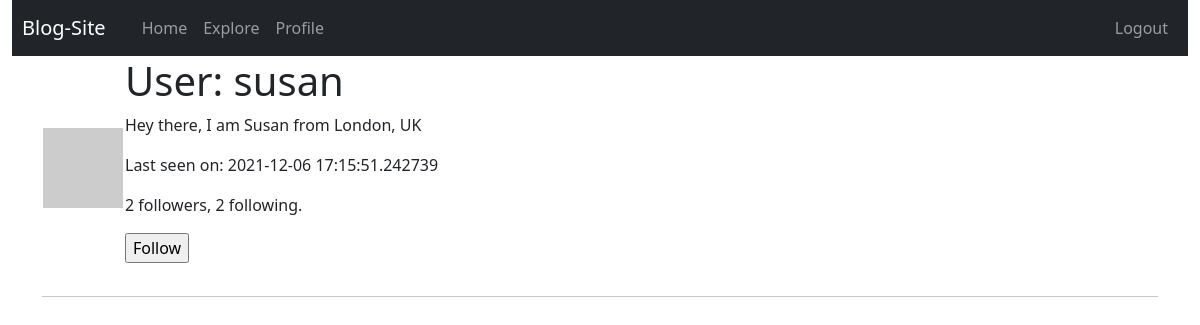
Page /user/susan (signed in) on the earlier database version.
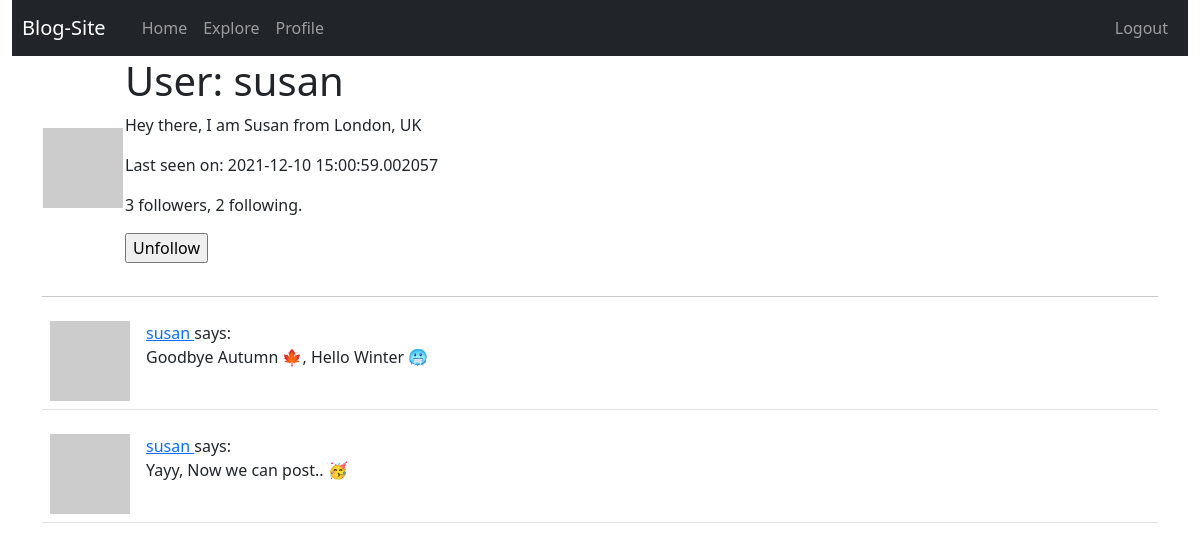
Same page on the later database version.
### app/models.py (models this page shows, shortened)
class User(UserMixin, db.Model):
    id = db.Column(db.Integer, primary_key=True)
    username = db.Column(db.String(64), index=True, unique=True)
    email = db.Column(db.String(120), index=True, unique=True)
    password_hash = db.Column(db.String(128))
    posts = db.relationship('Post', backref='author', lazy='dynamic')
    about_me = db.Column(db.String(140))
    last_seen = db.Column(db.DateTime, default=datetime.utcnow)
    def avatar(self, size):
        digest = md5(self.email.lower().encode('utf-8')).hexdigest()
        return 'https://www.gravatar.com/avatar/{}?d=identicon&s={}'.format(digest, size)
    followed = db.relationship(
        'User', secondary=followers,
        primaryjoin=(followers.c.follower_id == id),
        secondaryjoin=(followers.c.followed_id == id),
        backref=db.backref('followers', lazy='dynamic'), lazy='dynamic')
    def is_following(self, user):
        return self.followed.filter(
            followers.c.followed_id == user.id).count() > 0

class Post(db.Model):
    id = db.Column(db.Integer, primary_key=True)
    body = db.Column(db.String(180))
    timestamp = db.Column(db.DateTime, index=True, default=datetime.utcnow)
    user_id = db.Column(db.Integer, db.ForeignKey('user.id'))

### app/routes.py (the view)
@app.route('/user/<username>')
@login_required
def user(username):
    user = User.query.filter_by(username=username).first_or_404()
    page = request.args.get('page', 1, type=int)
    posts = user.posts.order_by(Post.timestamp.desc()).paginate(
        page, app.config['POSTS_PER_PAGE'], False)
    next_url = url_for('user', username=user.username, page=posts.next_num) \
        if posts.has_next else None
    prev_url = url_for('user', username=user.username, page=posts.prev_num) \
        if posts.has_prev else None
    form = EmptyForm()
    return render_template('user.html', user=user, posts=posts.items,
                           next_url=next_url, prev_url=prev_url, form=form)

### app/forms.py
class EmptyForm(FlaskForm):
    submit = SubmitField('Submit')

### app/models.py (called while the page is built)
@login.user_loader
def load_user(id):
    return User.query.get(int(id))

### app/routes.py (called while the page is built)
@app.before_request
def before_request():
    if current_user.is_authenticated:
        current_user.last_seen = datetime.utcnow()
        db.session.commit()

### app/templates/user.html (shortened to what this page needs)
{% extends "base.html" %}
{% block content %}
    <table>
        <tr valing='top'>
            <td><img class="img-profile" src=" {{ user.avatar(128) }}  " alt="User avatar"></td>
            <td>
                <h1>User: {{ user.username }} </h1>
                {% if user.about_me %} <p>{{ user.about_me }} </p> {% endif %}
                {% if user.last_seen %} <p>Last seen on: {{ user.last_seen }} </p> {% endif %}
                <p>{{ user.followers.count() }} followers, {{ user.followed.count() }} following. </p>
                {% if user == current_user %}
                <p><a href=" {{ url_for('edit_profile') }}  ">Edit your profile</a></p>
                {% elif not current_user.is_following(user) %}
                <p>
                    <form action="{{ url_for('follow', username=user.username) }}" method="POST">
                        {{ form.submit(value='Follow') }}
                    </form>
                </p>
                {% else %}
                <p>
                    <form action="{{ url_for('unfollow', username=user.username) }}" method="POST">
                        {{ form.submit(value='Unfollow') }}
                    </form>
                </p>
                {% endif %}
            </td>
        </tr>
    </table>
    <hr>
    {% for post in posts %}
        {% include '_post.html' %}
    {% endfor %}
{% endblock %}

### app/templates/_post.html
<table class="table table-hover">
    <tr>
        <td width="70px">
            <a href="{{ url_for('user', username=post.author.username) }}">
                <img class="img-post" src="{{ post.author.avatar(70) }} " alt="user avatar">
            </a>
        </td>
        <td>
            <a href="{{ url_for('user', username=post.author.username) }}  ">
                {{ post.author.username }}
            </a>
            says: <br>
            {{ post.body }}
        </td>
    </tr>
</table>

Differences in the rows shown:
changed User "susan": last_seen "2021-12-06 17:15:51.242739" → "2021-12-10 15:00:59.002057"
added Post: author.username "susan", body "Goodbye Autumn 🍁, Hello Winter 🥶"
added Post: author.username "susan", body "Yayy, Now we can post.. 🥳"
Other differences:
{{ user.followers.count() }}: "2" → "3"
form field submit: (not shown) → "Unfollow"
form field submit: "Follow" → (not shown)
